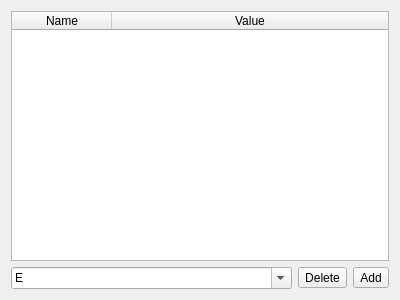
<?xml version="1.0" encoding="UTF-8"?>
<ui version="4.0">
 <class>VariableWidget</class>
 <widget class="QWidget" name="VariableWidget">
  <property name="geometry">
   <rect>
    <x>0</x>
    <y>0</y>
    <width>400</width>
    <height>300</height>
   </rect>
  </property>
  <layout class="QGridLayout" name="gridLayout">
   <item row="1" column="2">
    <widget class="QToolButton" name="addButton">
     <property name="text">
      <string>Add</string>
     </property>
     <property name="icon">
      <iconset theme="add">
       <normaloff>.</normaloff>.</iconset>
     </property>
    </widget>
   </item>
   <item row="1" column="1">
    <widget class="QToolButton" name="removeButton">
     <property name="text">
      <string>Delete</string>
     </property>
     <property name="icon">
      <iconset theme="remove">
       <normaloff>.</normaloff>.</iconset>
     </property>
    </widget>
   </item>
   <item row="1" column="0">
    <widget class="QComboBox" name="templateBox">
     <property name="editable">
      <bool>true</bool>
     </property>
     <item>
      <property name="text">
       <string notr="true">E</string>
      </property>
     </item>
     <item>
      <property name="text">
       <string notr="true">I</string>
      </property>
     </item>
     <item>
      <property name="text">
       <string notr="true">R</string>
      </property>
     </item>
    </widget>
   </item>
   <item row="0" column="0" colspan="3">
    <widget class="QTableWidget" name="variablesTab">
     <property name="selectionMode">
      <enum>QAbstractItemView::SingleSelection</enum>
     </property>
     <property name="selectionBehavior">
      <enum>QAbstractItemView::SelectRows</enum>
     </property>
     <property name="sortingEnabled">
      <bool>true</bool>
     </property>
     <attribute name="horizontalHeaderStretchLastSection">
      <bool>true</bool>
     </attribute>
     <attribute name="verticalHeaderVisible">
      <bool>false</bool>
     </attribute>
     <column>
      <property name="text">
       <string>Name</string>
      </property>
     </column>
     <column>
      <property name="text">
       <string>Value</string>
      </property>
     </column>
    </widget>
   </item>
  </layout>
 </widget>
 <resources/>
 <connections>
  <connection>
   <sender>addButton</sender>
   <signal>clicked()</signal>
   <receiver>VariableWidget</receiver>
   <slot>AddButtonClicked()</slot>
   <hints>
    <hint type="sourcelabel">
     <x>375</x>
     <y>274</y>
    </hint>
    <hint type="destinationlabel">
     <x>199</x>
     <y>149</y>
    </hint>
   </hints>
  </connection>
  <connection>
   <sender>removeButton</sender>
   <signal>clicked()</signal>
   <receiver>VariableWidget</receiver>
   <slot>RemoveButtonClicked()</slot>
   <hints>
    <hint type="sourcelabel">
     <x>339</x>
     <y>274</y>
    </hint>
    <hint type="destinationlabel">
     <x>199</x>
     <y>149</y>
    </hint>
   </hints>
  </connection>
  <connection>
   <sender>variablesTab</sender>
   <signal>cellDoubleClicked(int,int)</signal>
   <receiver>VariableWidget</receiver>
   <slot>CellEditStarted(int,int)</slot>
   <hints>
    <hint type="sourcelabel">
     <x>199</x>
     <y>130</y>
    </hint>
    <hint type="destinationlabel">
     <x>199</x>
     <y>149</y>
    </hint>
   </hints>
  </connection>
  <connection>
   <sender>variablesTab</sender>
   <signal>cellChanged(int,int)</signal>
   <receiver>VariableWidget</receiver>
   <slot>CellValueChanged(int,int)</slot>
   <hints>
    <hint type="sourcelabel">
     <x>199</x>
     <y>130</y>
    </hint>
    <hint type="destinationlabel">
     <x>199</x>
     <y>149</y>
    </hint>
   </hints>
  </connection>
 </connections>
 <slots>
  <slot>AddButtonClicked()</slot>
  <slot>RemoveButtonClicked()</slot>
  <slot>CellEditStarted(int,int)</slot>
  <slot>CellValueChanged(int,int)</slot>
 </slots>
</ui>
